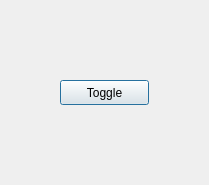
<?xml version="1.0" encoding="UTF-8"?>
<ui version="4.0">
 <class>Dialog</class>
 <widget class="QDialog" name="Dialog">
  <property name="windowTitle">
   <string>Dialog</string>
  </property>
  <widget class="QPushButton" name="Toggle">
   <property name="geometry">
    <rect>
     <x>60</x>
     <y>80</y>
     <width>89</width>
     <height>25</height>
    </rect>
   </property>
   <property name="text">
    <string>Toggle</string>
   </property>
  </widget>
 </widget>
 <resources/>
 <connections/>
</ui>
